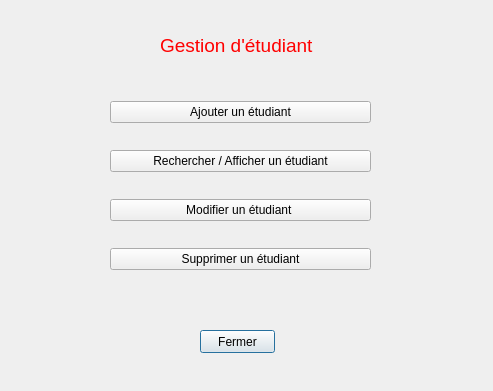
<?xml version="1.0" encoding="UTF-8"?>
<ui version="4.0">
 <class>gestion_etud</class>
 <widget class="QDialog" name="gestion_etud">
  <property name="geometry">
   <rect>
    <x>0</x>
    <y>0</y>
    <width>493</width>
    <height>391</height>
   </rect>
  </property>
  <property name="windowTitle">
   <string>Dialog</string>
  </property>
  <widget class="QPushButton" name="pushButton_5">
   <property name="geometry">
    <rect>
     <x>200</x>
     <y>330</y>
     <width>75</width>
     <height>23</height>
    </rect>
   </property>
   <property name="text">
    <string>Fermer</string>
   </property>
  </widget>
  <widget class="QLabel" name="label">
   <property name="geometry">
    <rect>
     <x>160</x>
     <y>20</y>
     <width>161</width>
     <height>51</height>
    </rect>
   </property>
   <property name="text">
    <string>&lt;html&gt;&lt;head/&gt;&lt;body&gt;&lt;p&gt;&lt;span style=&quot; font-size:14pt; color:#ff0000;&quot;&gt;Gestion d'étudiant&lt;/span&gt;&lt;/p&gt;&lt;/body&gt;&lt;/html&gt;</string>
   </property>
  </widget>
  <widget class="QWidget" name="layoutWidget">
   <property name="geometry">
    <rect>
     <x>110</x>
     <y>80</y>
     <width>261</width>
     <height>211</height>
    </rect>
   </property>
   <layout class="QVBoxLayout" name="verticalLayout">
    <item>
     <widget class="QPushButton" name="pushButton">
      <property name="text">
       <string>Ajouter un étudiant</string>
      </property>
     </widget>
    </item>
    <item>
     <widget class="QPushButton" name="pushButton_2">
      <property name="text">
       <string>Rechercher / Afficher un étudiant</string>
      </property>
     </widget>
    </item>
    <item>
     <widget class="QPushButton" name="pushButton_4">
      <property name="text">
       <string>Modifier un étudiant </string>
      </property>
     </widget>
    </item>
    <item>
     <widget class="QPushButton" name="pushButton_3">
      <property name="text">
       <string>Supprimer un étudiant</string>
      </property>
     </widget>
    </item>
   </layout>
  </widget>
 </widget>
 <resources/>
 <connections>
  <connection>
   <sender>pushButton_5</sender>
   <signal>clicked()</signal>
   <receiver>gestion_etud</receiver>
   <slot>close()</slot>
   <hints>
    <hint type="sourcelabel">
     <x>222</x>
     <y>341</y>
    </hint>
    <hint type="destinationlabel">
     <x>559</x>
     <y>325</y>
    </hint>
   </hints>
  </connection>
 </connections>
</ui>
